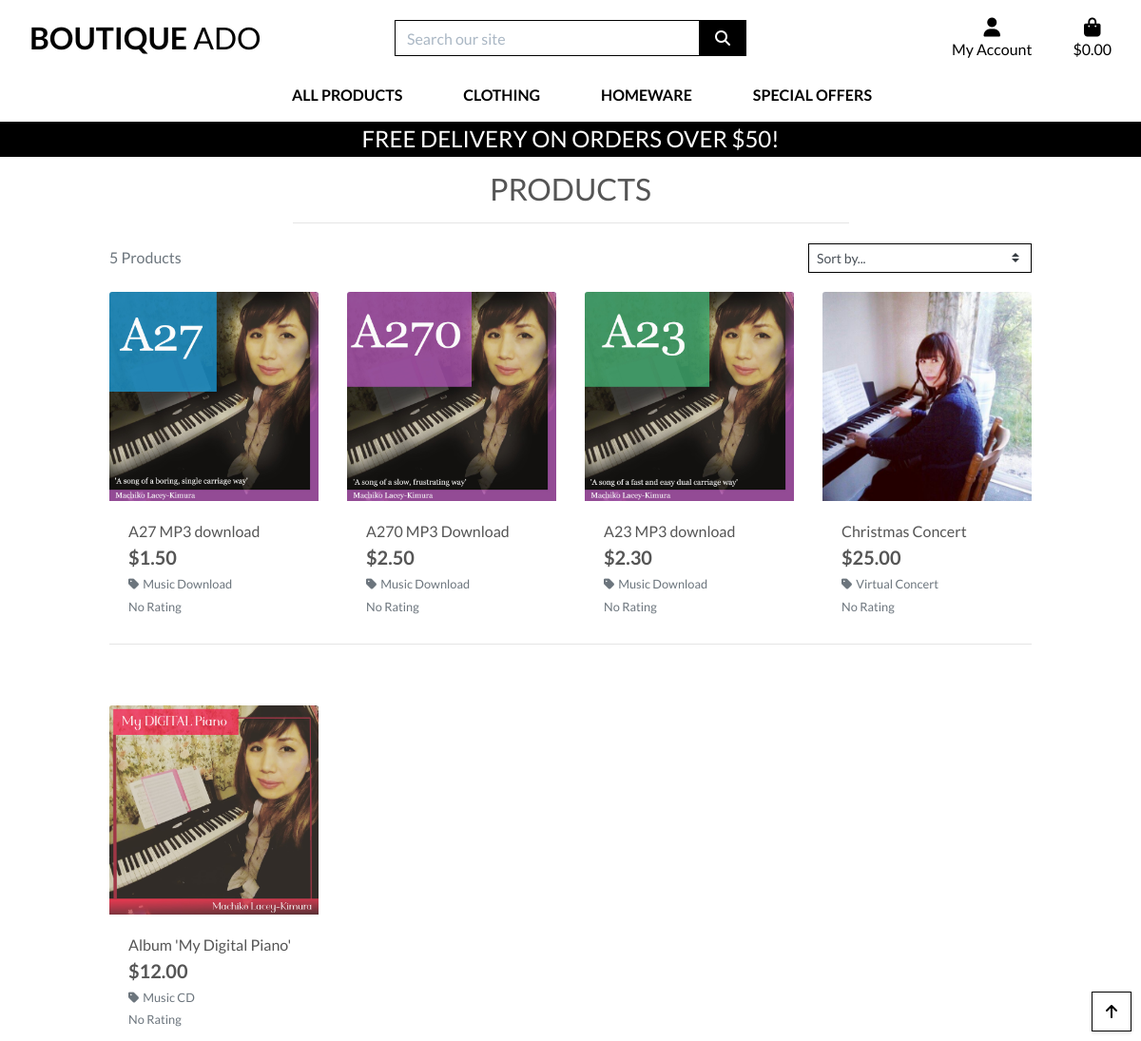
Before: /products/ with the older database file.
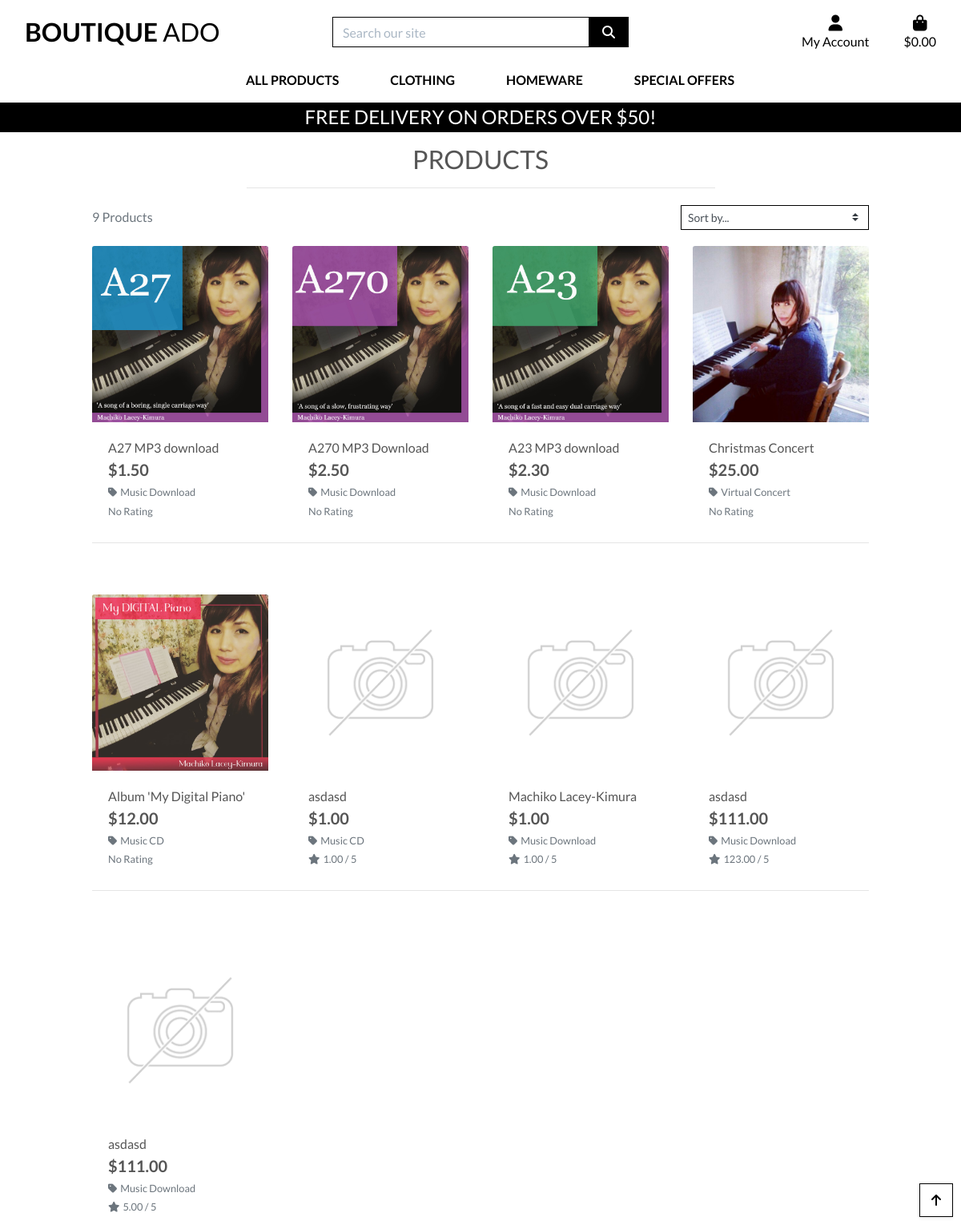
After: the same page with the newer database file.
### products/models.py (models this page shows, shortened)
class Product(models.Model):from django.db import models

class Category(models.Model):
    name = models.CharField(max_length=254)
    friendly_name = models.CharField(max_length=254, null=True, blank=True)

### products/views.py (the view, shortened to what this page needs)
# urls.py: path('', views.all_products, name='products'),
def all_products(request):
    products = Product.objects.all()
    query = None
    categories = None
    sort = None
    direction = None
    current_sorting = f'{sort}_{direction}'
    context = {
        'products': products,
        'search_term': query,
        'current_categories': categories,
        'current_sorting': current_sorting,
    }
    return render(request, 'products/products.html', context)

### bag/contexts.py (called while the page is built, shortened)
def bag_contents(request):
    bag_items = []
    total = 0
    product_count = 0
    bag = request.session.get('bag', {})
    if total < settings.FREE_DELIVERY_THRESHOLD:
        delivery = total * Decimal(settings.STANDARD_DELIVERY_PERCENTAGE / 100)
        free_delivery_delta = settings.FREE_DELIVERY_THRESHOLD - total
    else:
        delivery = 0
        free_delivery_delta = 0
    grand_total = delivery + total
    context = {
        'bag_items': bag_items,
        'total': total,
        'product_count': product_count,
        'delivery': delivery,
        'free_delivery_delta': free_delivery_delta,
        'free_delivery_threshold': settings.FREE_DELIVERY_THRESHOLD,
        'grand_total': grand_total,
    }
    return context

### products/templates/products/products.html (shortened to what this page needs)
{% extends "base.html" %}
{% load static %}
{% block page_header %}
    <div class="container header-container">
    </div>
{% endblock %}
{% block content %}
    <div class="overlay"></div>
    <div class="container-fluid">
        <div class="row">
            <div class="col text-center mt-3">
                <h2 class="logo-font">Products</h2>
                <hr class="w-50 mb-1">
            </div>
        </div>
        <div class="row">
            <div class="product-container col-10 offset-1">
                <div class="row mt-1 mb-2">
                    <div class="col-12 col-md-6 my-auto order-md-last d-flex justify-content-center justify-content-md-end">
                        <div class="sort-select-wrapper w-50">
                            <select id="sort-selector" class="custom-select custom-select-sm rounded-0 border border-{% if current_sorting != 'None_None' %}info{% else %}black{% endif %}">
                                <option value="reset" {% if current_sorting == 'None_None' %}selected{% endif %}>Sort by...</option>
                            </select>
                        </div>
                    </div>
                    <div class="col-12 col-md-6 order-md-first">
                        <p class="text-muted mt-3 text-center text-md-left">
                            {{ products|length }} Products{% if search_term %} found for <strong>"{{ search_term }}"</strong>{% endif %}
                        </p>
                    </div>
                </div>
                <div class="row">
                    {% for product in products %}
                        <div class="col-sm-6 col-md-6 col-lg-4 col-xl-3">
                            <div class="card h-100 border-0">
                                {% if product.image %}
                                <a href="{% url 'product_detail' product.id %}">
                                    <img class="card-img-top img-fluid" src="{{ product.image.url }}" alt="{{ product.name }}">
                                </a>
                                {% else %}
                                <a href="{% url 'product_detail' product.id %}">
                                    <img class="card-img-top img-fluid" src="{{ MEDIA_URL }}noimage.png" alt="{{ product.name }}">
                                </a>
                                {% endif %}
                                <div class="card-body pb-0">
                                    <p class="mb-0">{{ product.name }}</p>
                                </div>
                                <div class="card-footer bg-white pt-0 border-0 text-left">
                                    <div class="row">
                                        <div class="col">
                                            <p class="lead mb-0 text-left font-weight-bold">${{ product.price }}</p>
                                            {% if product.category %}
                                            <p class="small mt-1 mb-0">
                                                <a class="text-muted" href="{% url 'products' %}?category={{ product.category.name }}">
                                                    <i class="fas fa-tag mr-1"></i>{{ product.category.friendly_name }}
                                                </a>
                                            </p>
                                            {% endif %}
                                            {% if product.rating %}
                                                <small class="text-muted"><i class="fas fa-star mr-1"></i>{{ product.rating }} / 5</small>
                                            {% else %}
                                                <small class="text-muted">No Rating</small>
                                            {% endif %}
                                        </div>
                                    </div>
                                </div>
                            </div>
                        </div>
                        {% if forloop.counter|divisibleby:4 %}
                            <div class="col-12 d-none d-xl-block mb-5">
                                <hr>
                            </div>
                        {% endif %}
                    {% endfor %}
                </div>
            </div>
        </div>
    </div>
    <div class="btt-button shadow-sm rounded-0 border border-black">
        <a class="btt-link d-flex h-100">
            <i class="fas fa-arrow-up text-black mx-auto my-auto"></i>
        </a>
    </div>
{% endblock %}

### templates/base.html (shortened to what this page needs)
{% load static %}
<!doctype html>
<html lang="en">
  <head>
    {% block corecss %}
        <link rel="stylesheet" href="https://stackpath.bootstrapcdn.com/bootstrap/4.4.1/css/bootstrap.min.css">
        <link rel="stylesheet" href="{% static 'css/base.css' %}">
    {% endblock %}
  </head>
  <body>
    <header class="container-fluid fixed-top">
        <div id="topnav" class="row bg-white pt-lg-2 d-none d-lg-flex">
            <div class="col-12 col-lg-4 my-auto py-1 py-lg-0 text-center text-lg-left">
                <a href="{% url 'home' %}" class="nav-link main-logo-link">
                    <h2 class="logo-font text-black my-0"><strong>Boutique</strong> Ado</h2>
                </a>
            </div>
            <div class="col-12 col-lg-4 my-auto py-1 py-lg-0">
                <form method="GET" action="{% url 'products' %}">
                    <div class="input-group w-100">
                        <input class="form-control border border-black rounded-0" type="text" name="q" placeholder="Search our site">
                        <div class="input-group-append">
                            <button class="form-control btn btn-black border border-black rounded-0" type="submit">
                                <span class="icon">
                                    <i class="fas fa-search"></i>
                                </span>
                            </button>
                        </div>
                    </div>
                </form>
            </div>
            <div class="col-12 col-lg-4 my-auto py-1 py-lg-0">
                <ul class="list-inline list-unstyled text-center text-lg-right my-0">
                    <li class="list-inline-item dropdown">
                        <a class="text-black nav-link" href="#" id="user-options" data-toggle="dropdown" aria-haspopup="true" aria-expanded="false">
                            <div class="text-center">
                                <div><i class="fas fa-user fa-lg"></i></div>
                                <p class="my-0">My Account</p>
                            </div>
                        </a>
                    </li>
                    <li class="list-inline-item">
                        <a class="{% if grand_total %}text-info font-weight-bold{% else %}text-black{% endif %} nav-link" href="{% url 'view_bag' %}">
                            <div class="text-center">
                                <div><i class="fas fa-shopping-bag fa-lg"></i></div>
                                <p class="my-0">
                                    {% if grand_total %}
                                        ${{ grand_total|floatformat:2 }}
                                    {% else %}
                                        $0.00
                                    {% endif %}
                                </p>
                            </div>
                        </a>
                    </li>
                </ul>
            </div>
        </div>
        <div class="row bg-white">
            <nav class="navbar navbar-expand-lg navbar-light w-100">
                {% include 'includes/main-nav.html' %}
            </nav>
        </div>
        <div id="delivery-banner" class="row text-center">
            <div class="col bg-black text-white">
                <h4 class="logo-font my-1">Free delivery on orders over ${{ free_delivery_threshold }}!</h4>
            </div>
        </div>
    </header>
    {% block page_header %}
    {% endblock %}
    {% block content %}
    {% endblock %}
  </body>
</html>

### templates/includes/main-nav.html (shortened to what this page needs)
<div class="collapse navbar-collapse" id="main-nav">
    <ul class="navbar-nav w-auto mx-auto">
        <li class="nav-item dropdown">
            <a class="logo-font font-weight-bold nav-link text-black mr-5" href="#" id="all-products-link" data-toggle="dropdown" aria-haspopup="true" aria-expanded="false">
                All Products
            </a>
        </li>
        <li class="nav-item dropdown">
            <a class="logo-font font-weight-bold nav-link text-black mr-5" href="#" id="clothing-link" data-toggle="dropdown" aria-haspopup="true" aria-expanded="false">
                Clothing
            </a>
        </li>
        <li class="nav-item dropdown">
            <a class="logo-font font-weight-bold nav-link text-black mr-5" href="#" id="homeware-link" data-toggle="dropdown" aria-haspopup="true" aria-expanded="false">
                Homeware
            </a>
        </li>
        <li class="nav-item dropdown">
            <a class="logo-font font-weight-bold nav-link text-black" href="#" id="specials-link" data-toggle="dropdown" aria-haspopup="true" aria-expanded="false">
                Special Offers
            </a>
        </li>
    </ul>
</div>

### static/css/base.css (style rules this page uses)
html { height: 100%; }
body { background: url('/media/homepage_background_cropped.jpg') no-repeat center center fixed; background-size: cover; height: calc(100vh - 164px); color: #555; font-family: 'Lato'; }
.icon { align-items: center; display: inline-flex; justify-content: center; height: 1.5rem; width: 1.5rem; }
.logo-font { text-transform: uppercase; }
.main-logo-link { width: fit-content; }
.btn-black { background: black; color: white; }
.text-black { color: #000 !important; }
.border-black { border: 1px solid black !important; }
.bg-black { background: #000 !important; }
.overlay { height: 100%; width: 100%; top: 0; left: 0; position: fixed; background: white; z-index: -1; }
.btt-button { height: 42px; width: 42px; position: fixed; bottom: 10px; right: 10px; }
.btt-link, .update-link, .remove-item { cursor: pointer; }
input[name='q']::placeholder { color: #aab7c4; }
@media (min-width: 1200px) { .container { max-width: 80%; } }
@media (min-width: 992px) { .header-container { padding-top: 164px; } }

Changed rows visible on the page:
added Product: name "asdasd", price "1.00", category.friendly_name "Music CD", rating "1.00"
added Product: name "Machiko Lacey-Kimura", price "1.00", category.friendly_name "Music Download", rating "1.00"
added Product: name "asdasd", price "111.00", category.friendly_name "Music Download", rating "123.00"
added Product: name "asdasd", price "111.00", category.friendly_name "Music Download", rating "5.00"
Other visible differences:
{{ products|length }}: "5" → "9"
